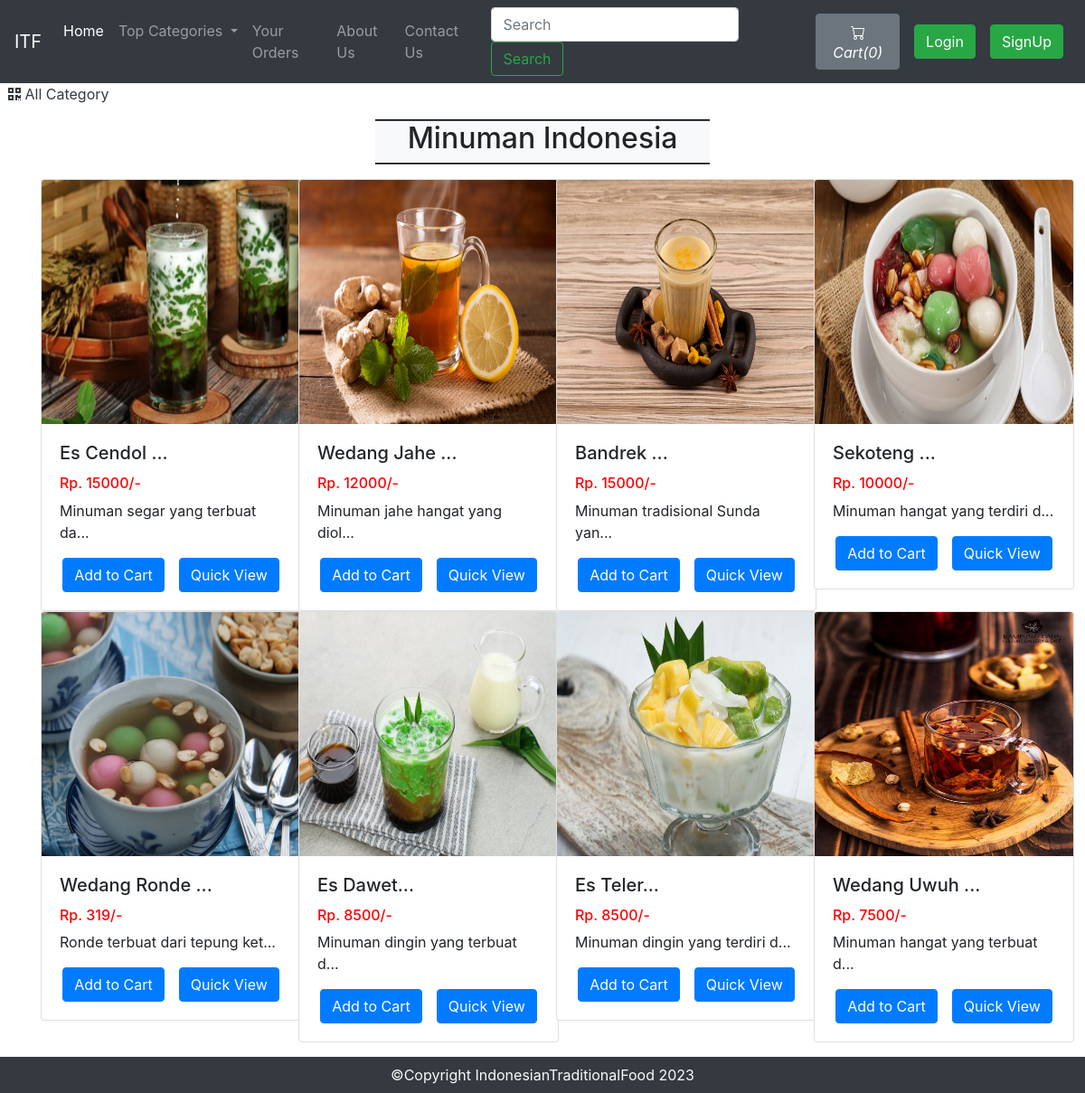
Page /viewFoodList.php?catid=2 on the committed database.
### tables this page shows
CREATE TABLE `sitedetail` (
  `tempId` int(11) NOT NULL,
  `systemName` varchar(21) NOT NULL,
  `email` varchar(35) NOT NULL,
  `contact1` bigint(21) NOT NULL,
  `contact2` bigint(21) DEFAULT NULL COMMENT 'Optional',
  `address` text NOT NULL,
  `dateTime` datetime NOT NULL DEFAULT current_timestamp()
);

CREATE TABLE `food` (
  `foodId` int(12) NOT NULL,
  `foodName` varchar(255) NOT NULL,
  `foodPrice` int(12) NOT NULL,
  `foodDesc` text NOT NULL,
  `foodCategorieId` int(12) NOT NULL,
  `foodPubDate` datetime NOT NULL DEFAULT current_timestamp()
);

### viewFoodList.php (the view, shortened to what this page needs)
<!doctype html>
<html lang="en">
<head>
    <link rel="stylesheet" href="https://stackpath.bootstrapcdn.com/bootstrap/4.4.1/css/bootstrap.min.css">
    <link rel="stylesheet" href="https://use.fontawesome.com/releases/v5.8.2/css/all.css">
</head>
<body>
    <?php include 'partials/_dbconnect.php';?>
    <?php require 'partials/_nav.php' ?>
    <div>&nbsp;
        <a href="index.php" class="active text-dark">
        <i class="fas fa-qrcode"></i>
            <span>All Category</span>
        </a>
    </div>
    <div class="container my-3" id="cont">
        <div class="col-lg-4 text-center bg-light my-3" style="margin:auto;border-top: 2px groove black;border-bottom: 2px groove black;">
            <h2 class="text-center"><span id="catTitle">Items</span></h2>
        </div>
        <div class="row">
        <?php
            $id = $_GET['catid'];
            $sql = "SELECT * FROM `food` WHERE foodCategorieId = $id";
            $result = mysqli_query($conn, $sql);
            while($row = mysqli_fetch_assoc($result)){
                $foodId = $row['foodId'];
                $foodName = $row['foodName'];
                $foodPrice = $row['foodPrice'];
                $foodDesc = $row['foodDesc'];
                echo '<div class="col-xs-3 col-sm-3 col-md-3">
                        <div class="card" style="width: 18rem;">
                            <img src="img/food-'.$foodId. '.jpg" class="card-img-top" alt="image for this food" width="249px" height="270px">
                            <div class="card-body">
                                <h5 class="card-title">' . substr($foodName, 0, 20). '...</h5>
                                <h6 style="color: #ff0000">Rp. '.$foodPrice. '/-</h6>
                                <p class="card-text">' . substr($foodDesc, 0, 29). '...</p>
                                <div class="row justify-content-center">';
                                if($loggedin){
                                    $quaSql = "SELECT `itemQuantity` FROM `viewcart` WHERE foodId = '$foodId' AND `userId`='$userId'";
                                    $quaresult = mysqli_query($conn, $quaSql);
                                    $quaExistRows = mysqli_num_rows($quaresult);
                                    if($quaExistRows == 0) {
                                        echo '<form action="partials/_manageCart.php" method="POST">
                                              <input type="hidden" name="itemId" value="'.$foodId. '">
                                              <button type="submit" name="addToCart" class="btn btn-primary mx-2">Add to Cart</button>';
                                    }else {
                                        echo '<a href="viewCart.php"><button class="btn btn-primary mx-2">Go to Cart</button></a>';
                                    }
                                }
                                else{
                                    echo '<button class="btn btn-primary mx-2" data-toggle="modal" data-target="#loginModal">Add to Cart</button>';
                                }
                            echo '</form>
                                <a href="viewFood.php?foodid=' . $foodId . '" class="mx-2"><button class="btn btn-primary">Quick View</button></a>
                                </div>
                            </div>
                        </div>
                    </div>';
            }
            ?>
        </div>
    </div>
    <?php require 'partials/_footer.php' ?>
</body>
</html>

### partials/_nav.php (shortened to what this page needs)
<?php
if(isset($_SESSION['loggedin']) && $_SESSION['loggedin']==true){
  $loggedin= true;
  $userId = $_SESSION['userId'];
  $username = $_SESSION['username'];
}
else{
  $loggedin = false;
  $userId = 0;
}
$sql = "SELECT * FROM `sitedetail`";
$result = mysqli_query($conn, $sql);
$row = mysqli_fetch_assoc($result);
$systemName = $row['systemName'];
echo '<nav class="navbar navbar-expand-lg navbar-dark bg-dark">
      <a class="navbar-brand" href="index.php">'.$systemName.'</a>
      <button class="navbar-toggler" type="button" data-toggle="collapse" data-target="#navbarSupportedContent" aria-controls="navbarSupportedContent" aria-expanded="false" aria-label="Toggle navigation">
        <span class="navbar-toggler-icon"></span>
      </button>
      <div class="collapse navbar-collapse" id="navbarSupportedContent">
        <ul class="navbar-nav mr-auto">
          <li class="nav-item active">
            <a class="nav-link" href="index.php">Home <span class="sr-only">(current)</span></a>
          </li>
          <li class="nav-item dropdown">
            <a class="nav-link dropdown-toggle" href="#" id="navbarDropdown" role="button" data-toggle="dropdown" aria-haspopup="true" aria-expanded="false">
              Top Categories
            </a>
            <div class="dropdown-menu" aria-labelledby="navbarDropdown">';
            echo '</div>
          </li>
          <li class="nav-item">
            <a class="nav-link" href="viewOrder.php">Your Orders</a>
          </li>
          <li class="nav-item">
            <a class="nav-link" href="about.php">About Us</a>
          </li>
          <li class="nav-item">
            <a class="nav-link" href="contact.php">Contact Us</a>
          </li>
        </ul>
        <form method="get" action="/IndonesianTraditionalFood/search.php" class="form-inline my-2 my-lg-0 mx-3">
          <input class="form-control mr-sm-2" type="search" name="search" id="search" placeholder="Search" aria-label="Search" required>
          <button class="btn btn-outline-success my-2 my-sm-0" type="submit">Search</button>
        </form>';
        $countsql = "SELECT SUM(`itemQuantity`) FROM `viewcart` WHERE `userId`=$userId";
        $countresult = mysqli_query($conn, $countsql);
        $countrow = mysqli_fetch_assoc($countresult);
        $count = $countrow['SUM(`itemQuantity`)'];
        if(!$count) {
          $count = 0;
        }
        echo '<a href="viewCart.php"><button type="button" class="btn btn-secondary mx-2" title="MyCart">
          <svg xmlns="img/cart.svg" width="16" height="16" fill="currentColor" class="bi bi-cart" viewBox="0 0 16 16">
            <path d="M0 1.5A.5.5 0 0 1 .5 1H2a.5.5 0 0 1 .485.379L2.89 3H14.5a.5.5 0 0 1 .491.592l-1.5 8A.5.5 0 0 1 13 12H4a.5.5 0 0 1-.491-.408L2.01 3.607 1.61 2H.5a.5.5 0 0 1-.5-.5zM3.102 4l1.313 7h8.17l1.313-7H3.102zM5 12a2 2 0 1 0 0 4 2 2 0 0 0 0-4zm7 0a2 2 0 1 0 0 4 2 2 0 0 0 0-4zm-7 1a1 1 0 1 1 0 2 1 1 0 0 1 0-2zm7 0a1 1 0 1 1 0 2 1 1 0 0 1 0-2z"/>
          </svg>
          <i class="bi bi-cart">Cart(' .$count. ')</i>
        </button></a>';
        if($loggedin){
          echo '<ul class="navbar-nav mr-2">
            <li class="nav-item dropdown">
              <a class="nav-link dropdown-toggle" href="#" id="navbarDropdown" role="button" data-toggle="dropdown"> Welcome ' .$username. '</a>
              <div class="dropdown-menu" aria-labelledby="navbarDropdown">
                <a class="dropdown-item" href="partials/_logout.php">Logout</a>
              </div>
            </li>
          </ul>
          <div class="text-center image-size-small position-relative">
            <a href="viewProfile.php"><img src="img/person-' .$userId. '.jpg" class="rounded-circle" onError="this.src = \'img/profilePic.jpg\'" style="width:40px; height:40px"></a>
          </div>';
        }
        else {
          echo '
          <button type="button" class="btn btn-success mx-2"  data-toggle="modal" data-target="#loginModal">Login</button>
          <button type="button" class="btn btn-success mx-2"  data-toggle="modal" data-target="#signupModal">SignUp</button>';
        }
  echo '</div>
    </nav>';
?>

### viewFoodList.php (style rules this page uses)
#cont { min-height : 570px; }

### rows in the picture
sitedetail: systemName "ITF"
food: shows a picture, foodName "Es Cendol", foodPrice "15000", foodDesc "Minuman segar yang terbuat da"
food: shows a picture, foodName "Wedang Jahe", foodPrice "12000", foodDesc "Minuman jahe hangat yang diol"
food: shows a picture, foodName "Bandrek", foodPrice "15000", foodDesc "Minuman tradisional Sunda yan"
food: shows a picture, foodName "Sekoteng", foodPrice "10000", foodDesc "Minuman hangat yang terdiri d"
food: shows a picture, foodName "Wedang Ronde", foodPrice "319", foodDesc "Ronde terbuat dari tepung ket"
food: shows a picture, foodName "Es Dawet", foodPrice "8500", foodDesc "Minuman dingin yang terbuat d"
food: shows a picture, foodName "Es Teler", foodPrice "8500", foodDesc "Minuman dingin yang terdiri d"
food: shows a picture, foodName "Wedang Uwuh", foodPrice "7500", foodDesc "Minuman hangat yang terbuat d"

### other values in the picture
$count "0"
